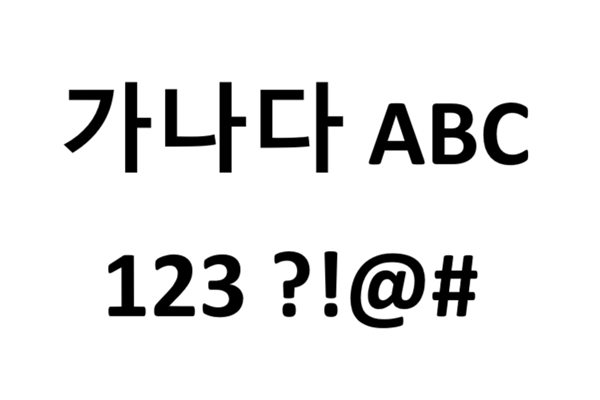
#> input picture input2x.png, 600 x 400 px
$ python MSAA2x.py
#> lines starting #> are read from the running program, lines starting #| are printed output that depends on the picture; after the words box and inside, x2 and y2 are one past the last pixel; in counts of white or black regions, pixels touching at a corner belong together
import numpy as np
from PIL import Image

cal = 0
img = Image.open('input2x.png').convert("L")
arr = np.array(img)
matrix = np.where(arr < 128, 255, 0).astype(np.uint8)
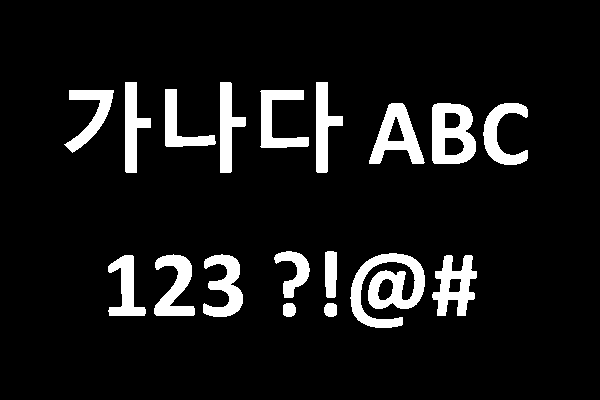
#> matrix: shape (400, 600); 9.1% white; 18 white regions, largest, box (x1, y1, x2, y2) and area: (350, 253, 425, 328) 2846, (432, 103, 476, 164) 1883, (369, 103, 425, 164) 1601
drawarr = []
matrix = matrix.astype(np.int32)
for y in range(200):
    row = []
    for x in range(300):
        if matrix[y*2][x*2] == matrix[y*2][x*2+1] == matrix[y*2+1][x*2] == matrix[y*2+1][x*2+1]:
            row.append(255-matrix[y*2][x*2])
            cal += 1
            continue
        total = (
            matrix[y*2][x*2] +
            matrix[y*2][x*2+1] +
            matrix[y*2+1][x*2] +
            matrix[y*2+1][x*2+1]
        )
        row.append(255-(total // 4))
        cal += 4
    drawarr.append(row)
#> after the loop, cal = 63462; drawarr = 200 items
drawarr = np.array(drawarr, dtype=np.uint8)
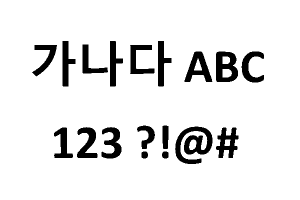
#> drawarr: shape (200, 300); min 0, max 255, mean 231.8
newimg = Image.fromarray(drawarr, mode='L')
newimg.save('MSAA2x_output.png')
print(cal)
#| 63462
newimg.show()
